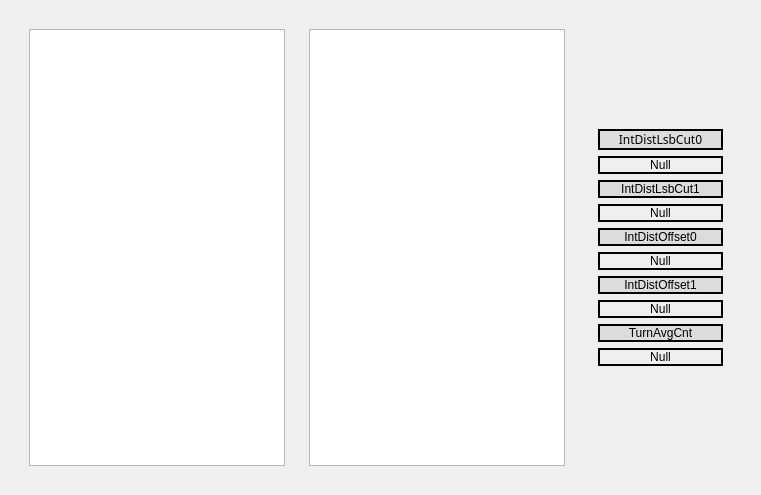
       <widget class="QWidget" name="AcqIntegralDistTab">
        <attribute name="title">
         <string>AcqIntegralDist</string>
        </attribute>
        <layout class="QVBoxLayout" name="verticalLayout_11">
         <item>
          <widget class="CContextFrame" name="CContextFrame_AcqIntegralDistTab">
           <layout class="QGridLayout" name="gridLayout_6" columnstretch="45,45,10">
            <item row="0" column="0">
             <widget class="CContextFrame" name="CContextFrame_AcqIntegralDistTab_intDistBuf0">
              <layout class="QVBoxLayout" name="verticalLayout_19">
               <item>
                <widget class="CStaticPlot" name="CStaticPlot_AcqIntegralDistTab_intDistBuf0">
                 <property name="plotTitle" stdset="0">
                  <string>intDistBuf0</string>
                 </property>
                 <property name="gridOrientation" stdset="0">
                  <enum>StaticPlotWidget::Both</enum>
                 </property>
                </widget>
               </item>
              </layout>
             </widget>
            </item>
            <item row="0" column="1">
             <widget class="CContextFrame" name="CContextFrame_AcqIntegralDistTab_intDistBuf1">
              <layout class="QVBoxLayout" name="verticalLayout_20">
               <item>
                <widget class="CStaticPlot" name="CStaticPlot_AcqIntegralDistTab_intDistBuf1">
                 <property name="plotTitle" stdset="0">
                  <string>intDistBuf1</string>
                 </property>
                 <property name="gridOrientation" stdset="0">
                  <enum>StaticPlotWidget::Both</enum>
                 </property>
                </widget>
               </item>
              </layout>
             </widget>
            </item>
            <item row="0" column="2">
             <widget class="CContextFrame" name="CContextFrame_AcqIntegralDistTab_info">
              <layout class="QVBoxLayout" name="verticalLayout_21">
               <item>
                <widget class="QWidget" name="gridWidget_AcqIntegralDistTab" native="true">
                 <property name="styleSheet">
                  <string notr="true">QWidget.CLabel{
	border: 2px solid black;
}

QWidget.QLabel{
	border: 2px solid black;
}</string>
                 </property>
                 <layout class="QGridLayout" name="gridLayout_8" columnstretch="0">
                  <property name="topMargin">
                   <number>100</number>
                  </property>
                  <property name="bottomMargin">
                   <number>100</number>
                  </property>
                  <item row="4" column="0">
                   <widget class="CLabel" name="CLabel_JustLabel_AcqIntegralDistTab_IntDistOffset0">
                    <property name="minimumSize">
                     <size>
                      <width>125</width>
                      <height>0</height>
                     </size>
                    </property>
                    <property name="styleSheet">
                     <string notr="true">background-color: rgb(220, 220, 220);</string>
                    </property>
                    <property name="text">
                     <string>IntDistOffset0</string>
                    </property>
                    <property name="alignment">
                     <set>Qt::AlignCenter</set>
                    </property>
                   </widget>
                  </item>
                  <item row="5" column="0">
                   <widget class="CLabel" name="CLabel_AcqIntegralDistTab_IntDistOffset0">
                    <property name="minimumSize">
                     <size>
                      <width>125</width>
                      <height>0</height>
                     </size>
                    </property>
                    <property name="text">
                     <string>Null</string>
                    </property>
                    <property name="alignment">
                     <set>Qt::AlignCenter</set>
                    </property>
                   </widget>
                  </item>
                  <item row="9" column="0">
                   <widget class="CLabel" name="CLabel_AcqIntegralDistTab_TurnAvgCnt">
                    <property name="minimumSize">
                     <size>
                      <width>125</width>
                      <height>0</height>
                     </size>
                    </property>
                    <property name="text">
                     <string>Null</string>
                    </property>
                    <property name="alignment">
                     <set>Qt::AlignCenter</set>
                    </property>
                   </widget>
                  </item>
                  <item row="3" column="0">
                   <widget class="CLabel" name="CLabel_AcqIntegralDistTab_IntDistLsbCut1">
                    <property name="minimumSize">
                     <size>
                      <width>125</width>
                      <height>0</height>
                     </size>
                    </property>
                    <property name="text">
                     <string>Null</string>
                    </property>
                    <property name="alignment">
                     <set>Qt::AlignCenter</set>
                    </property>
                   </widget>
                  </item>
                  <item row="0" column="0">
                   <widget class="CLabel" name="CLabel_JustLabel_AcqIntegralDistTab_IntDistLsbCut0">
                    <property name="minimumSize">
                     <size>
                      <width>125</width>
                      <height>0</height>
                     </size>
                    </property>
                    <property name="font">
                     <font>
                      <family>Sans Serif</family>
                     </font>
                    </property>
                    <property name="styleSheet">
                     <string notr="true">background-color: rgb(220, 220, 220);</string>
                    </property>
                    <property name="text">
                     <string>IntDistLsbCut0</string>
                    </property>
                    <property name="alignment">
                     <set>Qt::AlignCenter</set>
                    </property>
                   </widget>
                  </item>
                  <item row="2" column="0">
                   <widget class="CLabel" name="CLabel_JustLabel_AcqIntegralDistTab_IntDistLsbCut1">
                    <property name="minimumSize">
                     <size>
                      <width>125</width>
                      <height>0</height>
                     </size>
                    </property>
                    <property name="styleSheet">
                     <string notr="true">background-color: rgb(220, 220, 220);</string>
                    </property>
                    <property name="text">
                     <string>IntDistLsbCut1</string>
                    </property>
                    <property name="alignment">
                     <set>Qt::AlignCenter</set>
                    </property>
                   </widget>
                  </item>
                  <item row="8" column="0">
                   <widget class="CLabel" name="CLabel_JustLabel_AcqIntegralDistTab_TurnAvgCnt">
                    <property name="minimumSize">
                     <size>
                      <width>125</width>
                      <height>0</height>
                     </size>
                    </property>
                    <property name="styleSheet">
                     <string notr="true">background-color: rgb(220, 220, 220);</string>
                    </property>
                    <property name="text">
                     <string>TurnAvgCnt</string>
                    </property>
                    <property name="alignment">
                     <set>Qt::AlignCenter</set>
                    </property>
                   </widget>
                  </item>
                  <item row="1" column="0">
                   <widget class="CLabel" name="CLabel_AcqIntegralDistTab_IntDistLsbCut0">
                    <property name="minimumSize">
                     <size>
                      <width>125</width>
                      <height>0</height>
                     </size>
                    </property>
                    <property name="text">
                     <string>Null</string>
                    </property>
                    <property name="alignment">
                     <set>Qt::AlignCenter</set>
                    </property>
                   </widget>
                  </item>
                  <item row="7" column="0">
                   <widget class="CLabel" name="CLabel_AcqIntegralDistTab_IntDistOffset1">
                    <property name="minimumSize">
                     <size>
                      <width>125</width>
                      <height>0</height>
                     </size>
                    </property>
                    <property name="text">
                     <string>Null</string>
                    </property>
                    <property name="alignment">
                     <set>Qt::AlignCenter</set>
                    </property>
                   </widget>
                  </item>
                  <item row="6" column="0">
                   <widget class="CLabel" name="CLabel_JustLabel_AcqIntegralDistTab_IntDistOffset1">
                    <property name="minimumSize">
                     <size>
                      <width>125</width>
                      <height>0</height>
                     </size>
                    </property>
                    <property name="styleSheet">
                     <string notr="true">background-color: rgb(220, 220, 220);</string>
                    </property>
                    <property name="text">
                     <string>IntDistOffset1</string>
                    </property>
                    <property name="alignment">
                     <set>Qt::AlignCenter</set>
                    </property>
                   </widget>
                  </item>
                 </layout>
                </widget>
               </item>
              </layout>
             </widget>
            </item>
           </layout>
          </widget>
         </item>
        </layout>
       </widget>
